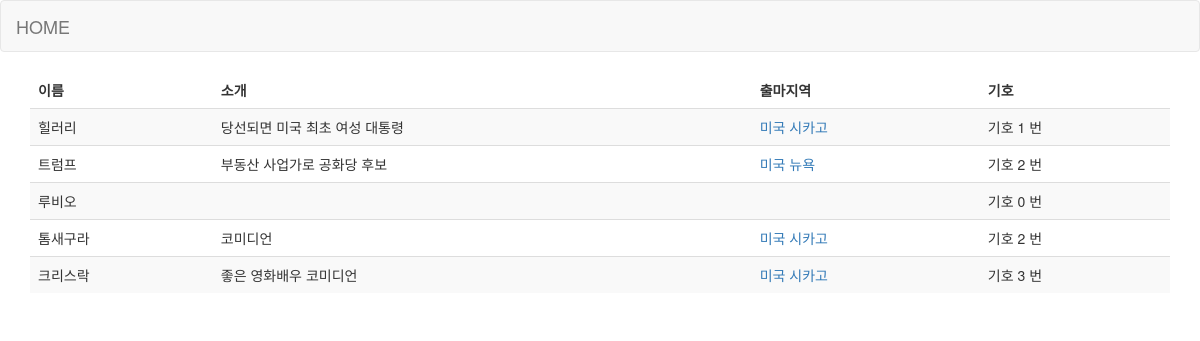
The page / on the database its author committed.
### elections/models.py (models this page shows, shortened)
class Candidate(models.Model):
    name = models.CharField(max_length=10)
    introduction = models.TextField()
    area = models.CharField(max_length=15)
    party_number = models.IntegerField(default=0)

### elections/views.py (the view)
# urls.py: path('', views.index, name = 'home'),
def index(request):
    candidates = Candidate.objects.all()
    """
    str = ""

    for candidate in candidates:
        str += "<p>{} 기호 {}번 ({})<br />".format(candidate.name, candidate.party_number, candidate.area)
        str += candidate.introduction +"</p>"
    return HttpResponse(str)
    """
    context = {'candidates' : candidates} #context에 모든 후보에 대한 정보를 저장
    return render(request, 'elections/index.html', context) # context로 html에 모든 후보에 대한 정보를 전달

### elections/templates/elections/index.html (shortened to what this page needs)
{% extends "elections/layout.html" %}
{% block content %}
        <div class="container">
                <table class="table table-striped">
                    <thead>
                    <tr>
                        <td><B>이름</B></td>
                        <td><B>소개</B></td>
                        <td><B>출마지역</B></td>
                        <td><B>기호</B></td>
                    </tr>
                    </thead>
                    <tbody>
                        {% for candidate in candidates %}
                        <tr>
                            <td> {{ candidate.name }} </td>
                            <td> {{ candidate.introduction }} </td>
                            <td> <a href="areas/{{ candidate.area }}/">{{ candidate.area }} </a></td>
                            <td>기호 {{ candidate.party_number }} 번</td>
                        </tr>
                        {% endfor %}
                </table>
{% endblock %}

### elections/templates/elections/layout.html (shortened to what this page needs)
{% load static %}
<!DOCTYPE html>
<html lang="en">
<head>
  <link rel="stylesheet" href="http://maxcdn.bootstrapcdn.com/bootstrap/3.3.6/css/bootstrap.min.css">
</head>
<body>
    <nav class="navbar navbar-default">
        <div class="container-fluid">
            <div class="navbar-header">
            <a class="navbar-brand" href="{% url 'elections:home' %}">HOME</a>
        </div>
    </nav>
    {% block content %}{% endblock %}
</body>
</html>

### rows shown on the page
Candidate: name "힐러리", introduction "당선되면 미국 최초 여성 대통령", area "미국 시카고", party_number "1"
Candidate: name "트럼프", introduction "부동산 사업가로 공화당 후보", area "미국 뉴욕", party_number "2"
Candidate: name "루비오", party_number "0"
Candidate: name "톰새구라", introduction "코미디언", area "미국 시카고", party_number "2"
Candidate: name "크리스락", introduction "좋은 영화배우 코미디언", area "미국 시카고", party_number "3"
